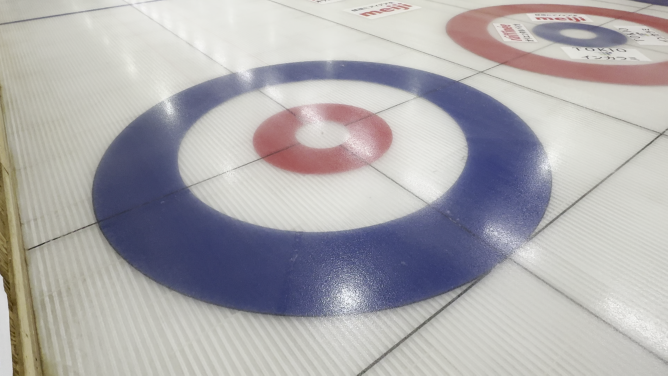
#> input picture sheat.png, 1335 x 751 px (shown at 1/2 size)
$ python '画像処理1.23.4.py'
#> lines starting #> are read from the running program, lines starting #| are printed output that depends on the picture; after the words box and inside, x2 and y2 are one past the last pixel; in counts of white or black regions, pixels touching at a corner belong together
import cv2
import numpy as np

vtr = cv2.imread("sheat.png")
#> vtr is the input picture: shape (751, 1335, 3); mean B, G, R 173.4, 170.9, 173.1
while(True):
   # ret,frame = vtr.read()
    if vtr is None:
        print("映像を取得できません")
        break
    ref = cv2.resize(vtr, dsize=None, fx=0.5, fy=0.5) #全体が映るようにリサイズ
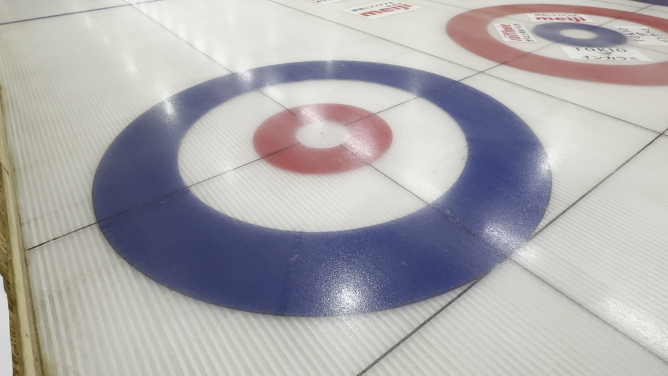
#> ref: shape (376, 668, 3); mean B, G, R 173.6, 171.1, 173.2
    grf = cv2.cvtColor(ref, cv2.COLOR_BGR2GRAY) #判別をしやすくするためにグレースケール化
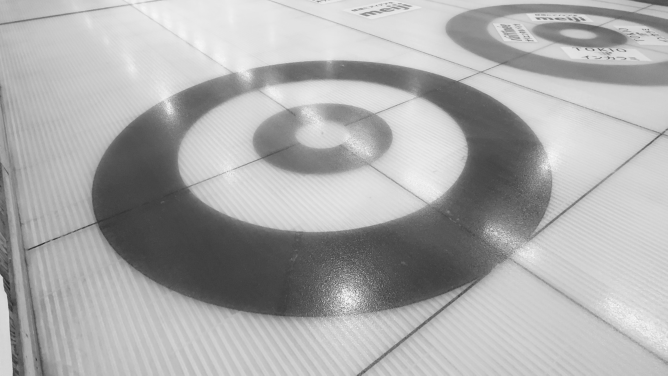
#> grf: shape (376, 668); min 44, max 248, mean 172
    ret, msk = cv2.threshold(grf,230,255,cv2.THRESH_BINARY)
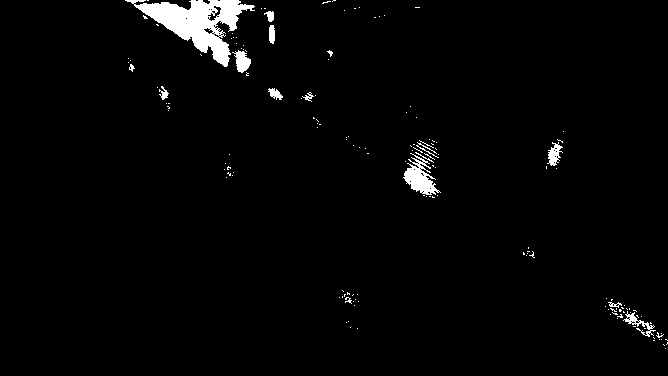
#> msk: shape (376, 668); 2.3% white; 154 white regions (137 under 20 px), largest, box (x1, y1, x2, y2) and area: (125, 0, 255, 67) 3345, (403, 153, 441, 195) 712, (232, 50, 251, 73) 248
    rep = cv2.inpaint(ref,msk,1,cv2.INPAINT_NS)
    can = cv2.Canny(rep,40.0,200.0)  #canny処理
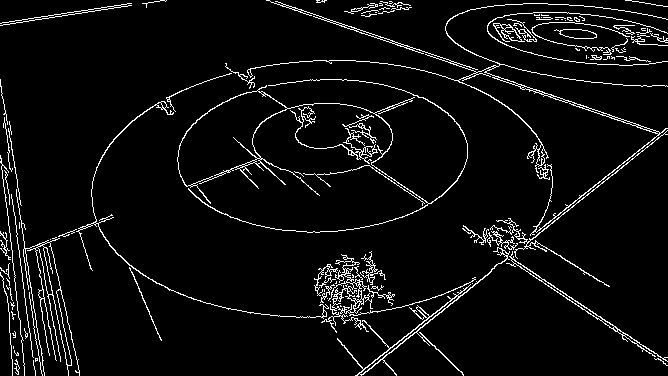
#> can: shape (376, 668); 5.4% white in thin lines or dots
    lines = cv2.HoughLinesP(can, rho=1, theta=np.pi/360, threshold=30, minLineLength=25, maxLineGap=5) #ライン検出
#> lines = 130 rows, first 6: [497, 249, 665, 360], [266, 0, 479, 73], [527, 242, 665, 132], [356, 375, 470, 284], [485, 72, 524, 85], [353, 29, 661, 135]

    for line in lines:
        x1, y1, x2, y2 = line[0]

        # 赤線を引く
        cv2.line(ref, (x1,y1), (x2,y2), (0,0,255), 3)
        cv2.imwrite('linewriter.jpg', ref)
#> this loop made 130 passes
#> (x1, y1, x2, y2) on passes 1 to 12: (497, 249, 665, 360), (266, 0, 479, 73), (527, 242, 665, 132), (356, 375, 470, 284), (485, 72, 524, 85), (353, 29, 661, 135), (341, 144, 426, 202), (3, 114, 9, 152), (236, 169, 263, 159), (506, 258, 667, 365), (186, 186, 261, 158), (568, 207, 666, 128)
#> pass 1, `cv2.imwrite('linewriter.jpg', ref)`:
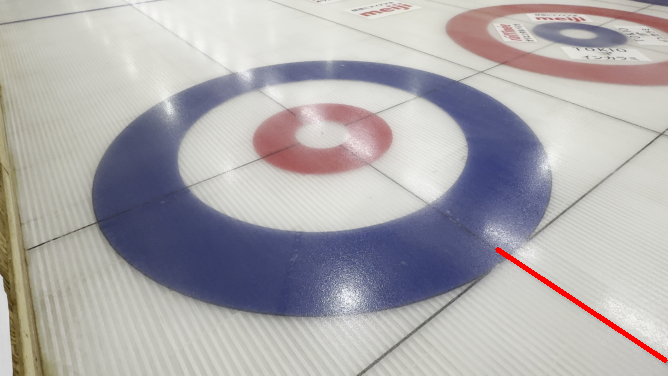
#> saved as linewriter.jpg: shape (376, 668, 3); mean B, G, R 172.8, 170.3, 173.6
#> pass 2, `cv2.imwrite('linewriter.jpg', ref)`:
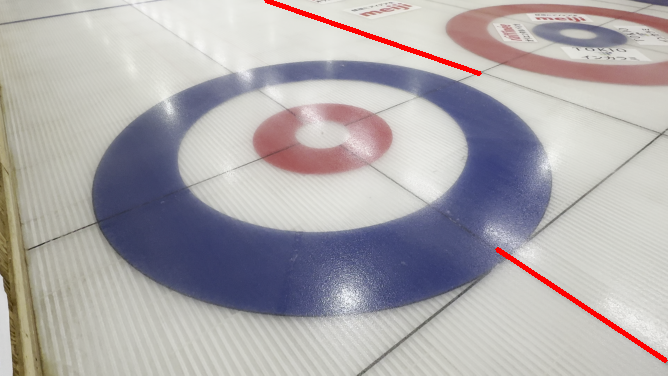
#> saved as linewriter.jpg: shape (376, 668, 3); mean B, G, R 171.9, 169.4, 173.8
#> after the loop:
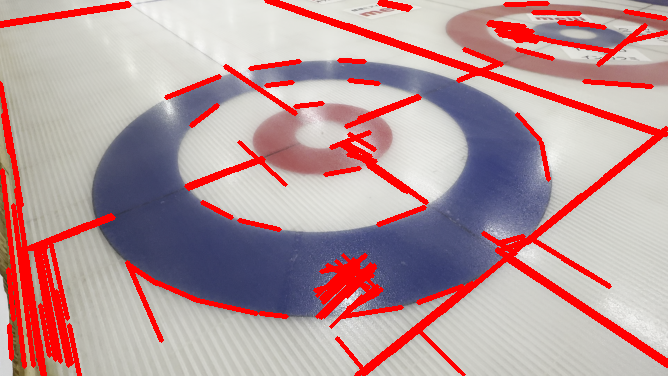
#> ref: shape (376, 668, 3); 12.35% of pixels changed, all inside (x1, y1, x2, y2) = (0, 0, 668, 376)

    cv2.imshow('f',can)
    cv2.imshow('g',rep)
    if cv2.waitKey(1) & 0xFF == ord('q'):
#> (key q is pressed here)
        break

cv2.destroyAllWindows()

$ run again, with 1.23.1.jpg saved as sheat.png
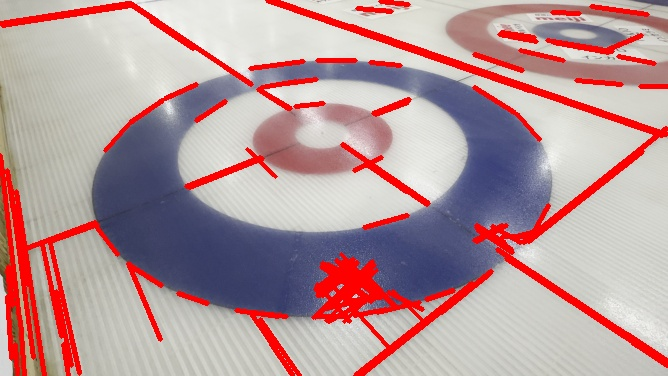
#> input picture 1.23.1.jpg, 668 x 376 px
#> vtr is the input picture: shape (376, 668, 3); mean B, G, R 154.4, 151.8, 182.5
#> `ret, msk = cv2.threshold(grf,230,255,cv2.THRESH_BINARY)`:
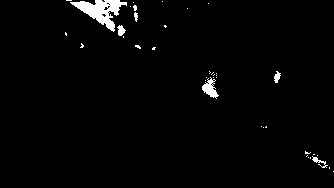
#> msk: shape (188, 334); 2% white; 39 white regions (33 under 20 px), largest, box (x1, y1, x2, y2) and area: (70, 0, 127, 32) 761, (202, 77, 219, 99) 179, (117, 25, 126, 36) 61, (312, 156, 328, 168) 59, (274, 71, 281, 83) 51, (134, 12, 138, 22) 27
#> can: shape (188, 334); 9.6% white in thin lines or dots
#> lines = 69 rows, first 6: [98, 25, 154, 61], [238, 115, 333, 178], [65, 0, 97, 22], [176, 187, 235, 140], [251, 129, 333, 183], [256, 128, 310, 164]
#> the loop `for line in lines:` made 69 passes
#> after the loop `for line in lines:`:
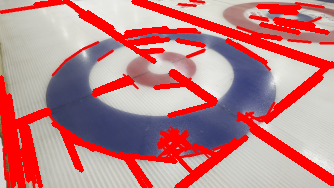
#> ref: shape (188, 334, 3); mean B, G, R 132, 128.9, 191.9
